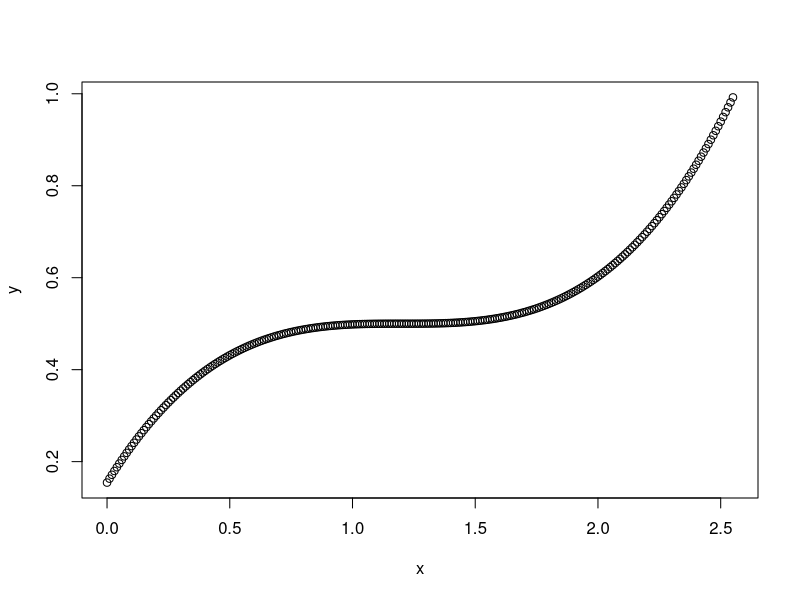
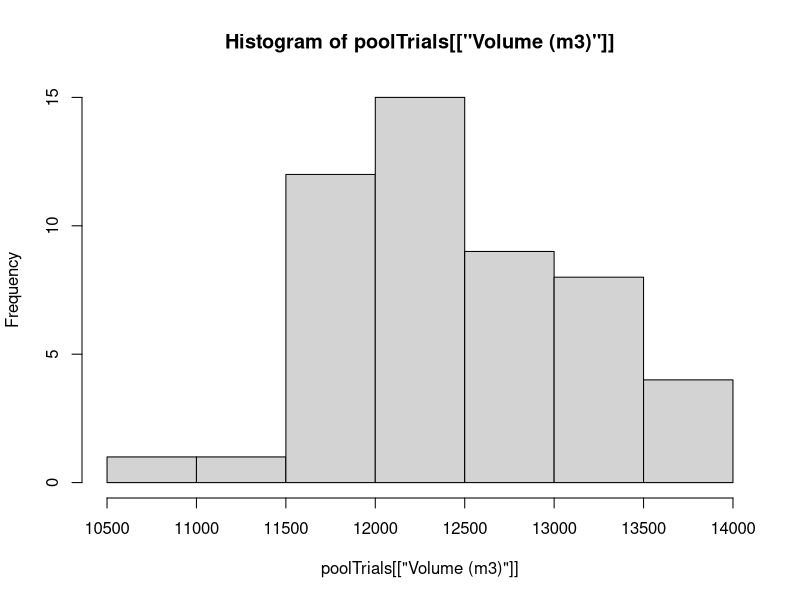
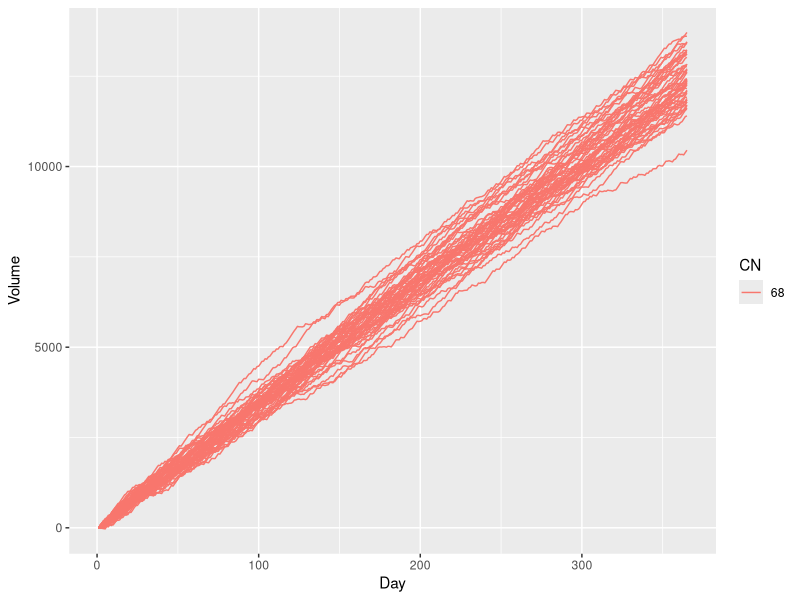
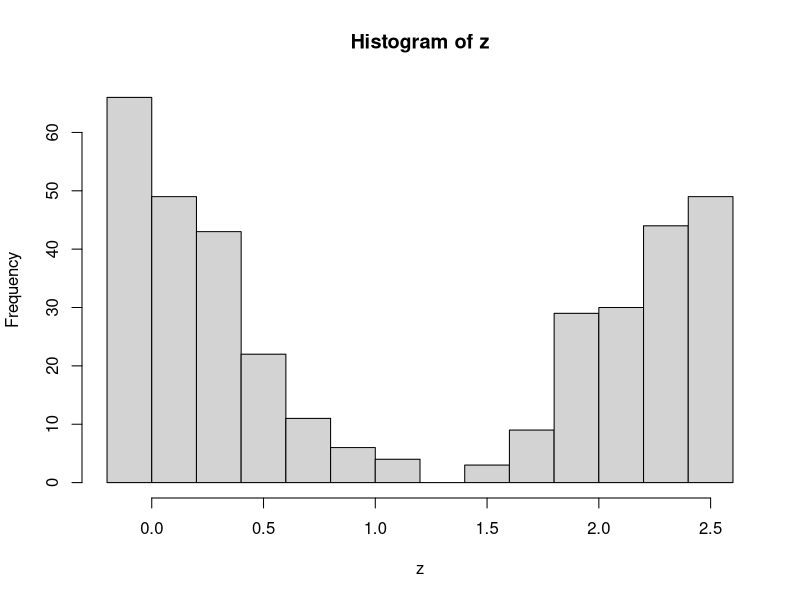
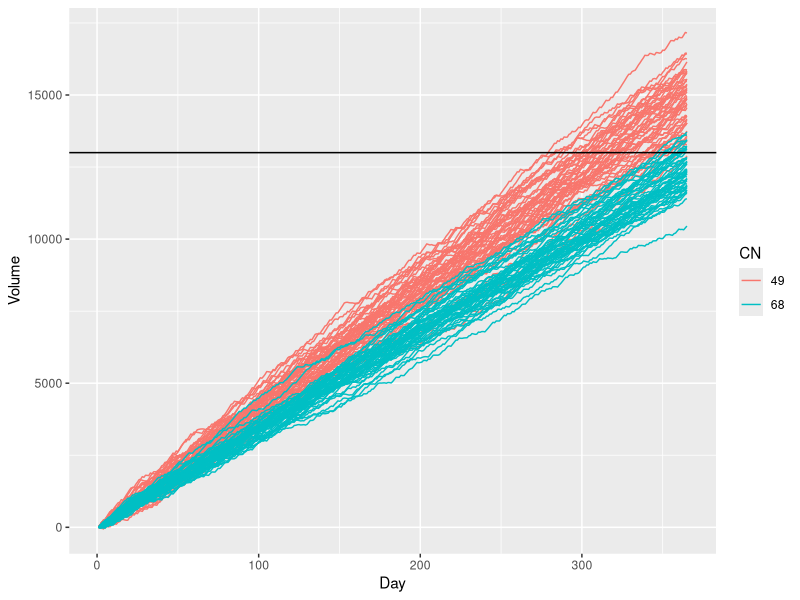
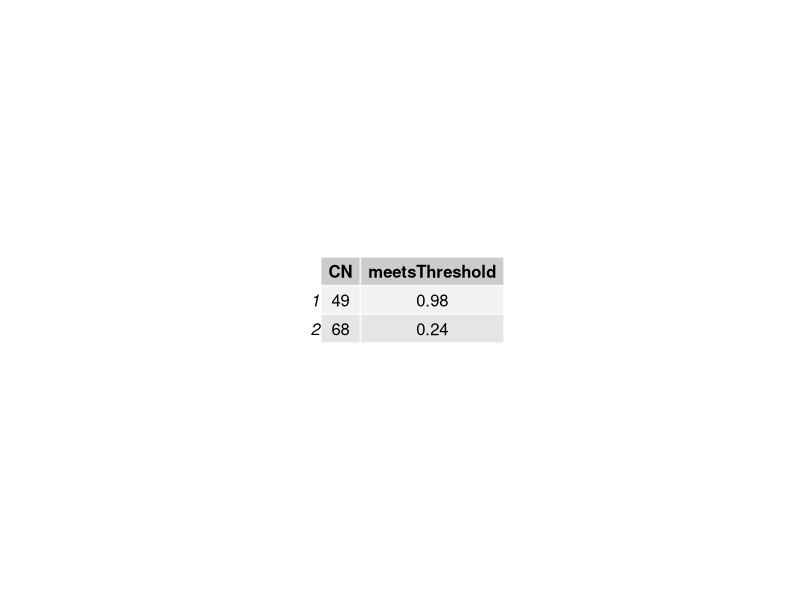

The R script that drew these images, in order:
library(dplyr)
library(gridExtra)
library(ggplot2)
library(stats)

#Cube root helper function needed to find roots for CDF
cubeRoot<-function(x){
  sign(x)*abs(x)^(1/3)
}

#estimated cdf function based on Italian data (estimating distribution only, not actual rainfall amounts)
cdf <- function(x){
  return(.2*(x-1.2)^3+0.5)
}

#solved cdf for pdf
pdf <- function(u){
  return(cubeRoot((u-0.5)/0.2)+1.2)
}

#plot CDF
x<- seq(0,pdf(1), by =.01)
y <- c()

for(i in 1:length(x)){
  t<-cdf(x[i])
  y<-c(y,t)
}

png(file="plots/Rainfall_CDF.png",
    width=600, height=600)
cdfPlot <- plot(x,y)
cdfPlot
dev.off()

#trials
ntrials <- 50

#assumptions, parameters, equations
surfaceArea = 40000 #sq meters
CN = 68
S = 25400/CN-254

#setup data frames for recording data
poolTrials <- setNames(data.frame(matrix(ncol = 1, nrow = 0)), c("Volume (m3)"))
pool.df <- setNames(data.frame(matrix(ncol = 4, nrow = 0)), c("CN","Trial","Day","Volume"))

#run trials
for(j in 1:ntrials){
  
  #run simulation for one year of rainfall, 365 days
  nsamples <- 365
  
  #system starts with no water
  pool <- 0
  
  #get uniform distribution to input into the PDF
  u <- runif(nsamples, min =0, max = 1);
  z<-c()

  for(i in 1:nsamples){
    #get today's rain
    r<-pdf(u[i])
    z<-c(z,r)
    
    #rain volume is rainfall multiplied by surface area
    totalRain <- r/1000*surfaceArea
    
    #calculate runoff
    Q = ((totalRain-0.2*S)^2/(totalRain+0.8*S))
    
    #add rain to system
    poolVal <- setNames(data.frame(matrix(c(CN, j,i,pool),nrow=1,ncol=4)), c("CN","Trial","Day","Volume"))
    pool.df <- rbind(pool.df , poolVal)
    pool <- pool+totalRain-Q
  }
  
  #save data from each trial
  poolTrial <- setNames(data.frame(matrix(c(pool),nrow=1,ncol=1)), c("Volume (m3)"))
  poolTrials <- rbind(poolTrials, poolTrial)
  
}

##distribution of water system volume from all trials
png(file="plots/Distribution_of_trial_results_CN_of_68.png",
    width=600, height=600)
hist(poolTrials[["Volume (m3)"]])
dev.off()

#plot water volume over time for all trials
pool.df$CN <- as.factor(pool.df$CN)

png(file="plots/Water_Volumes_Over_Time_50_Trials_CN_of_68.png",
    width=600, height=600)
poolPlot <- ggplot(pool.df, aes(x=Day, y=Volume, group = Trial, color = CN)) +
         geom_line()
poolPlot
dev.off()

pool.df$CN <- as.numeric(as.character(pool.df$CN))

#########################################
#Fair hydrologic conditions instead of poor, CN = 49
#########################################

#number of trials
ntrials <- 50

#assumptions, parameters, equations
surfaceArea = 40000 #sq meters
CN = 49
S = 25400/CN-254

#setup data frames for recording data
poolTrials <- setNames(data.frame(matrix(ncol = 1, nrow = 0)), c("Volume (m3)"))

#run trials
for(j in 1:ntrials){
  
  #run simulation for one year of rainfall, 365 days
  nsamples <- 365
  
  #system starts with no water
  pool <- 0
  
  #get uniform distribution to input into the PDF
  u <- runif(nsamples, min =0, max = 1);
  z<-c()
  
  for(i in 1:nsamples){
    #get today's rain
    r<-pdf(u[i])
    z<-c(z,r)
    
    #rain volume is rainfall multiplied by surface area
    totalRain <- r/1000*surfaceArea
    
    #calculate runoff
    Q = ((totalRain-0.2*S)^2/(totalRain+0.8*S))
    
    #add rain to system
    poolVal <- setNames(data.frame(matrix(c(CN, j,i,pool),nrow=1,ncol=4)), c("CN","Trial","Day","Volume"))
    pool.df <- rbind(pool.df , poolVal)
    pool <- pool+totalRain-Q
  }
  
  ##save distribution plot of daily rainfall from the fifth trial, just for show
  if(j==5){
    png(file="plots/Rainfall_Distribution.png",
        width=600, height=600)
    distributionPlot <- hist(z)
    distributionPlot
    dev.off()
  }
  
  #save data from each trial
  poolTrial <- setNames(data.frame(matrix(c(pool),nrow=1,ncol=1)), c("Volume (m3)"))
  poolTrials <- rbind(poolTrials, poolTrial)
  
}

pool.df$CN <- as.factor(pool.df$CN)

##Volume needed to start production
requiredVolume = 13000

png(file="plots/Water_Volumes_Over_Time_50_Trials_2_CN.png",
    width=600, height=600)
poolPlot <- ggplot(pool.df, aes(x=Day, y=Volume, group = interaction(Trial, CN), color = CN)) +
  geom_line() + 
  geom_hline(yintercept  = requiredVolume)
poolPlot
dev.off()

#Calculate what percent of trials were successful
finalWaterVolume <- pool.df %>%
  filter(Day == 365) %>%
  mutate(thresholdCheck = ifelse(Volume>=requiredVolume, 1, NA)) %>%
  group_by(CN) %>%
  summarise(meetsThreshold = sum(!is.na(thresholdCheck))/ntrials)

#Table for project success chance by CN number
png("plots/Project_Success_Chances.png")
p<-tableGrob(finalWaterVolume)
grid.arrange(p)
dev.off()